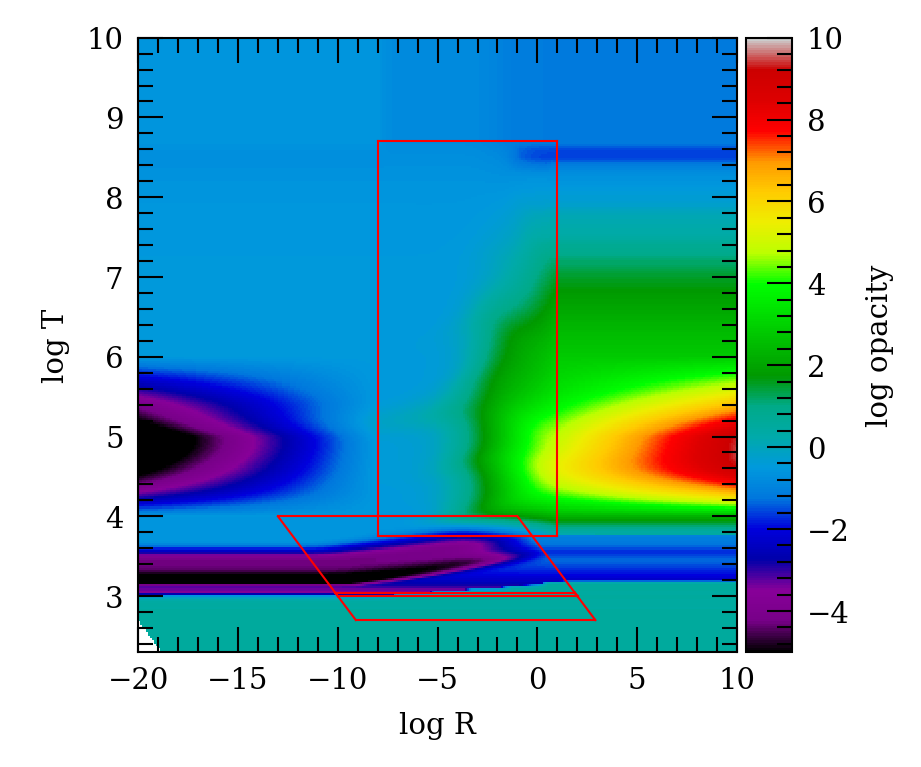

Recreate this plot in Python.
import numpy as np
import matplotlib.pyplot as plt
from mpl_toolkits.axes_grid1 import make_axes_locatable

plt.style.use('supermongo_mnras')

def find_nearest(array, value):
    array = np.asarray(array)
    idx = (np.abs(array - value)).argmin()
    return idx

R1 = np.loadtxt("test_opacity_file.txt",max_rows=1)
data1 = np.loadtxt("test_opacity_file.txt",skiprows=1)
T1 = data1[:,0]

#R2 = np.loadtxt("gn93_z0.02_x0.98.data",skiprows=5,max_rows=1)
#data2 = np.loadtxt("gn93_z0.02_x0.98.data",skiprows=6)
R2 = np.loadtxt("test_opacity_file1.txt",max_rows=1)
data2 = np.loadtxt("test_opacity_file1.txt",skiprows=1)
T2 = data2[:,0]

#vmin = min(np.amin(data1[np.isfinite(data1)]), np.amin(data2[np.isfinite(data2)]))
#vmax = max(np.amax(data1[np.isfinite(data1)]), np.amax(data2[np.isfinite(data2)]))

vmin = -5
vmax = 10

Tmin = max(np.amin(T1),np.amin(T2))
Tmax = min(np.amax(T1),np.amax(T2))
Rmin = max(np.amin(R1),np.amin(R2))
Rmax = min(np.amax(R1),np.amax(R2))

#dv = vmax - vmin
#buff = 1.
#vmin += dv*buff
#vmax -= dv*buff

my_cm = plt.cm.get_cmap('nipy_spectral')

my_cm.set_bad('white')

wspace = 0.3
left = 0.15

nrows = 1
ncols = 1

"""

fig, ax = plt.subplots(nrows=nrows,ncols=ncols,sharex=False,sharey=False,dpi=300)
plt.subplots_adjust(bottom=0.125,top=0.9,left=left,wspace=wspace)
Rcomp_pos = int(len(R1)*0.1)
Tcomp_pos = int(len(T1)*0.5)
Rcompare_idx = find_nearest(R2,R1[Rcomp_pos])
Tcompare_idx = find_nearest(T2,T1[Tcomp_pos])

ax[0].plot(T1,data1[:,Rcomp_pos],color='k',label="My file",zorder=1.e30)
ax[0].plot(T2,data2[:,Rcompare_idx],color='r',label="Orig file",lw=1.5)
ax[0].legend()

ax[0].set_xlabel("logT")
ax[0].set_ylabel("log opacity")
ax[0].set_title("log R = %7.2E" % (R1[Rcomp_pos]))

ax[1].plot(R1,data1[Tcomp_pos][1:],color='k',label="My file",zorder=1.e30)
ax[1].plot(R2,data2[Tcompare_idx][1:],color='r',label="Orig file",lw=1.5)
ax[1].legend()

ax[1].set_xlabel("logR")
ax[1].set_ylabel("log opacity")
ax[1].set_title("log T = %7.2E" % (T1[Tcomp_pos]))

"""

fig, ax = plt.subplots(nrows=nrows,ncols=ncols,sharex=True,sharey=True,dpi=300)
plt.subplots_adjust(wspace=wspace,left=left,right=0.8,top=0.95,bottom=0.15)
im = []
im.append(ax.imshow(data1[:,1:],extent=(min(R1),max(R1),min(T1),max(T1)),vmin=vmin,vmax=vmax,cmap=my_cm,aspect='auto',origin='lower'))
#im.append(ax[1].imshow(data2[:,1:],extent=(min(R2),max(R2),min(T2),max(T2)),vmin=vmin,vmax=vmax,cmap=my_cm,aspect='auto',origin='lower'))


ax.yaxis.set_tick_params(which='both',direction='in')

pos = ax.get_position()
cax = fig.add_axes([pos.x1+0.01,pos.y0,0.05,(pos.y1-pos.y0)])
cb = fig.colorbar(im[-1], cax=cax, orientation='vertical')

cax.set_ylabel("log opacity")

ax.set_ylabel("log T")
ax.set_xlabel("log R")
#ax[1].set_xlabel("log R")

#ax[0].set_title("My file")
#ax[1].set_title("Original file")





#logTs = [ [2.69897,3.041393],
#          [2.995635,4.0],
#          [3.75,8.7] ]
#logRs = [ [-12.999999960000000,-0.25],
#          [-9.0969100130080562,-1.0],
#          [-8,1.] ]

logTs = [0.]*8
logRs = [0.]*8

logTs[0] = 2.69897
logTs[1] = logTs[0]
logTs[2] = 3.041393
logTs[3] = logTs[2]

logTs[4] = 2.995635
logTs[5] = logTs[4]
logTs[6] = 4.0
logTs[7] = logTs[6]

logRs[0] = (-19.+1.e-8) - 3.*logTs[0] + 18.
logRs[1] = (-7.+1.e-8) - 3.*logTs[1] + 18.
logRs[2] = (-19.+1.e-8) - 3.*logTs[2] + 18.
logRs[3] = (-7.+1.e-8) - 3.*logTs[3] + 18.
logRs[4] = (-19.+1.e-8) - 3.*logTs[4] + 18.
logRs[5] = (-7.+1.e-8) - 3.*logTs[5] + 18.
logRs[6] = (-19.+1.e-8) - 3.*logTs[6] + 18.
logRs[7] = (-7.+1.e-8) - 3.*logTs[7] + 18.

color = 'r'

ax.plot([logRs[0],logRs[1]],[logTs[0],logTs[1]],color=color)
ax.plot([logRs[0],logRs[2]],[logTs[0],logTs[2]],color=color)
ax.plot([logRs[1],logRs[3]],[logTs[1],logTs[2]],color=color)
ax.plot([logRs[2],logRs[3]],[logTs[2],logTs[3]],color=color)
ax.plot([logRs[3],logRs[5]],[logTs[3],logTs[5]],color=color)
ax.plot([logRs[4],logRs[5]],[logTs[4],logTs[5]],color=color)
ax.plot([logRs[5],logRs[7]],[logTs[5],logTs[7]],color=color)
ax.plot([logRs[6],logRs[7]],[logTs[6],logTs[7]],color=color)
ax.plot([logRs[6],logRs[4]],[logTs[6],logTs[4]],color=color)

ax.plot([-8.,1.],[3.75,3.75],color=color)
ax.plot([-8.,-8.],[3.75,8.7],color=color)
ax.plot([1.,1.],[3.75,8.7],color=color)
ax.plot([-8.,1.],[8.7,8.7],color=color)

#for i in range(1,len(logRs)):
#    ax.plot([logRs[i-1],logRs[i]],[logTs[i-1],logTs[i]],color=color)
#    ax.plot([logRs[i][0],logRs[i][0]],[logTs[i][0],logTs[i][1]],color=color)
#    ax.plot([logRs[i][0],logRs[i][1]],[logTs[i][1],logTs[i][1]],color=color)
#    ax.plot([logRs[i][1],logRs[i][1]],[logTs[i][1],logTs[i][0]],color=color)
#    ax.plot([logRs[i][1],logRs[i][0]],[logTs[i][0],logTs[i][0]],color=color)

plt.savefig("check_sanity.png",dpi=300)

plt.show()
